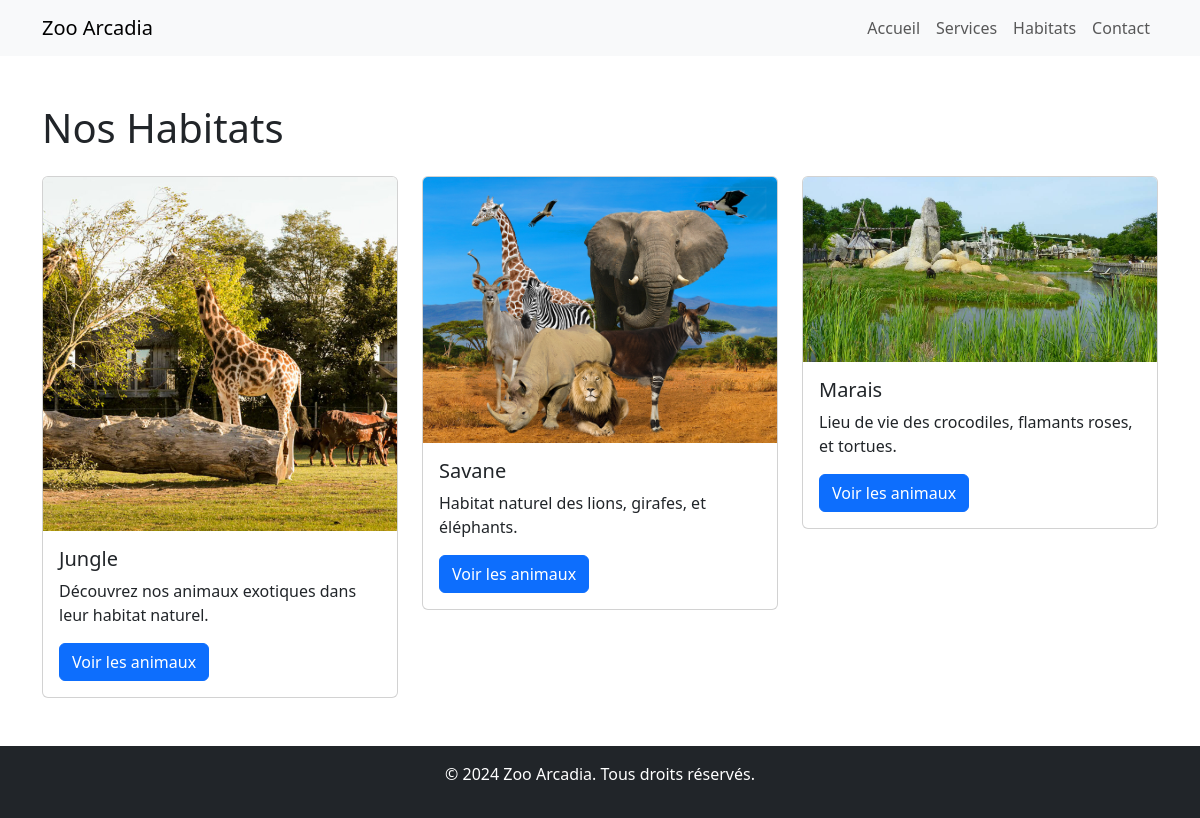
/habitats.php, run on the app's committed database.
### tables this page shows
CREATE TABLE `habitat` (
  `id` int(11) NOT NULL,
  `nom` varchar(50) NOT NULL,
  `description` text DEFAULT NULL,
  `image_url` varchar(255) DEFAULT NULL
);

### habitats.php (the view, shortened to what this page needs)
<?php
include 'php/connection.php';
$query_habitats = $pdo->query("SELECT * FROM habitat");
$habitats = $query_habitats->fetchAll(PDO::FETCH_ASSOC);
?>
<!DOCTYPE html>
<html lang="fr">
<head>
  <link href="https://cdn.jsdelivr.net/npm/bootstrap@5.3.0-alpha1/dist/css/bootstrap.min.css" rel="stylesheet">
</head>
<body>
  <nav class="navbar navbar-expand-lg navbar-light bg-light">
    <div class="container">
      <a class="navbar-brand" href="index.php">Zoo Arcadia</a>
      <div class="collapse navbar-collapse" id="navbarNav">
        <ul class="navbar-nav ms-auto">
          <li class="nav-item"><a class="nav-link" href="index.php">Accueil</a></li>
          <li class="nav-item"><a class="nav-link" href="services.php">Services</a></li>
          <li class="nav-item"><a class="nav-link" href="habitats.php">Habitats</a></li>
          <li class="nav-item"><a class="nav-link" href="contact.php">Contact</a></li>
        </ul>
      </div>
    </div>
  </nav>
  <section class="py-5">
    <div class="container">
      <h1 class="mb-4">Nos Habitats</h1>
      <div class="row">
        <?php foreach ($habitats as $habitat): ?>
        <div class="col-md-4">
          <div class="card">
            <img src="<?= htmlspecialchars($habitat['image_url']) ?>" class="card-img-top" alt="<?= htmlspecialchars($habitat['nom']) ?>">
            <div class="card-body">
              <h5 class="card-title"><?= htmlspecialchars($habitat['nom']) ?></h5>
              <p class="card-text"><?= htmlspecialchars($habitat['description']) ?></p>
              <a href="habitat_details.php?id=<?= $habitat['id'] ?>" class="btn btn-primary">Voir les animaux</a>
            </div>
          </div>
        </div>
        <?php endforeach; ?>
      </div>
    </div>
  </section>
  <footer class="bg-dark text-center text-white py-3">
    <p>&copy; 2024 Zoo Arcadia. Tous droits réservés.</p>
  </footer>
</body>
</html>

### data on the page
habitat: image_url (picture), nom "Jungle", description "Découvrez nos animaux exotiques dans leur habitat naturel."
habitat: image_url (picture), nom "Savane", description "Habitat naturel des lions, girafes, et éléphants."
habitat: image_url (picture), nom "Marais", description "Lieu de vie des crocodiles, flamants roses, et tortues."
